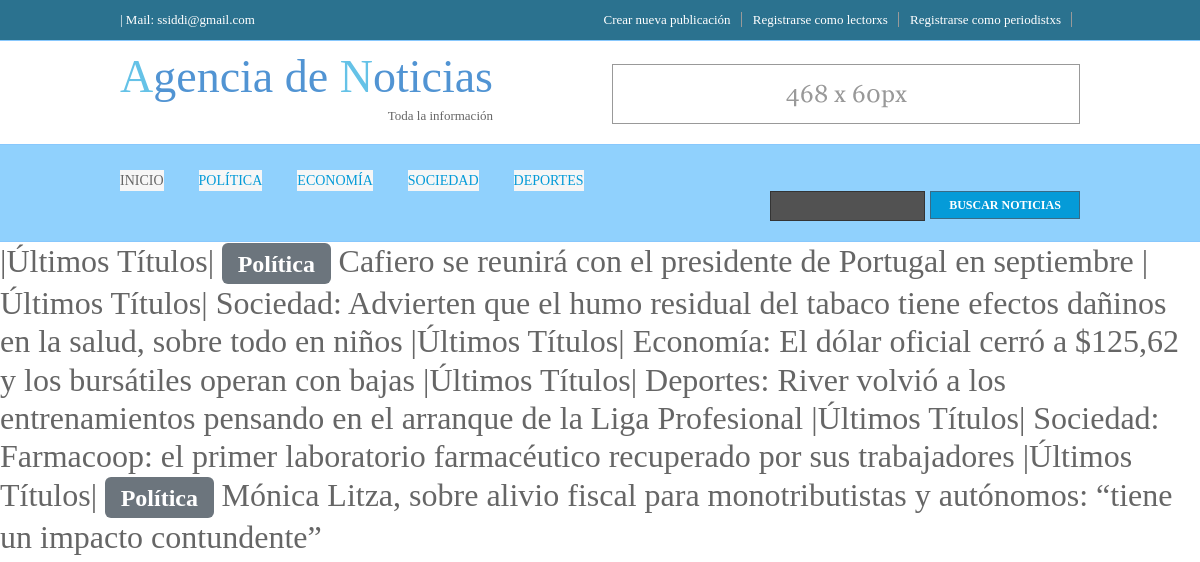
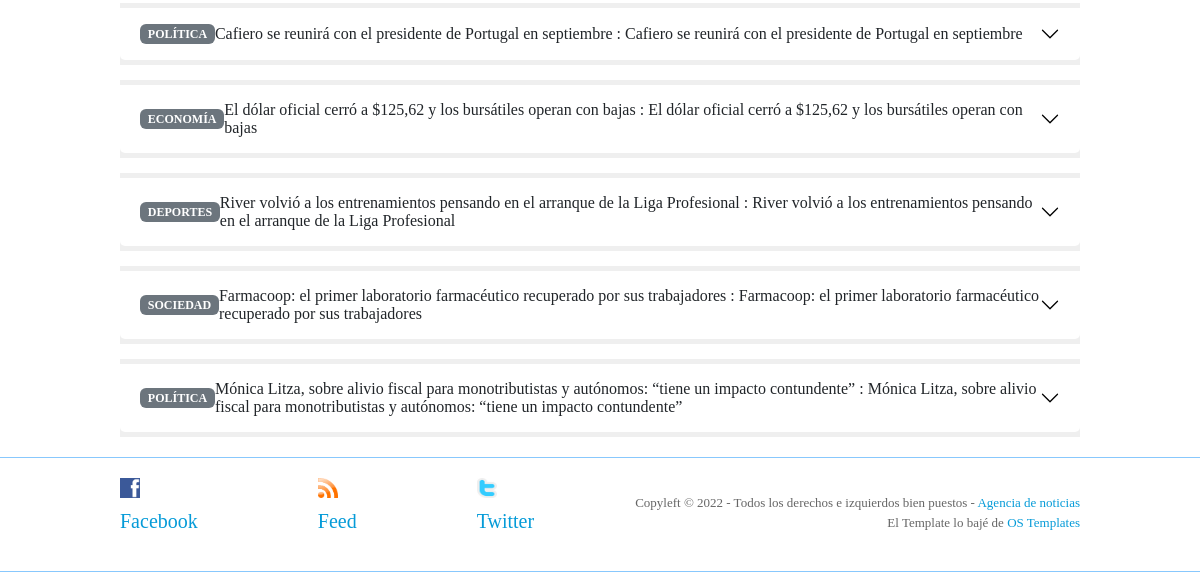
The app's page /, older data (2 pictures, top to bottom).
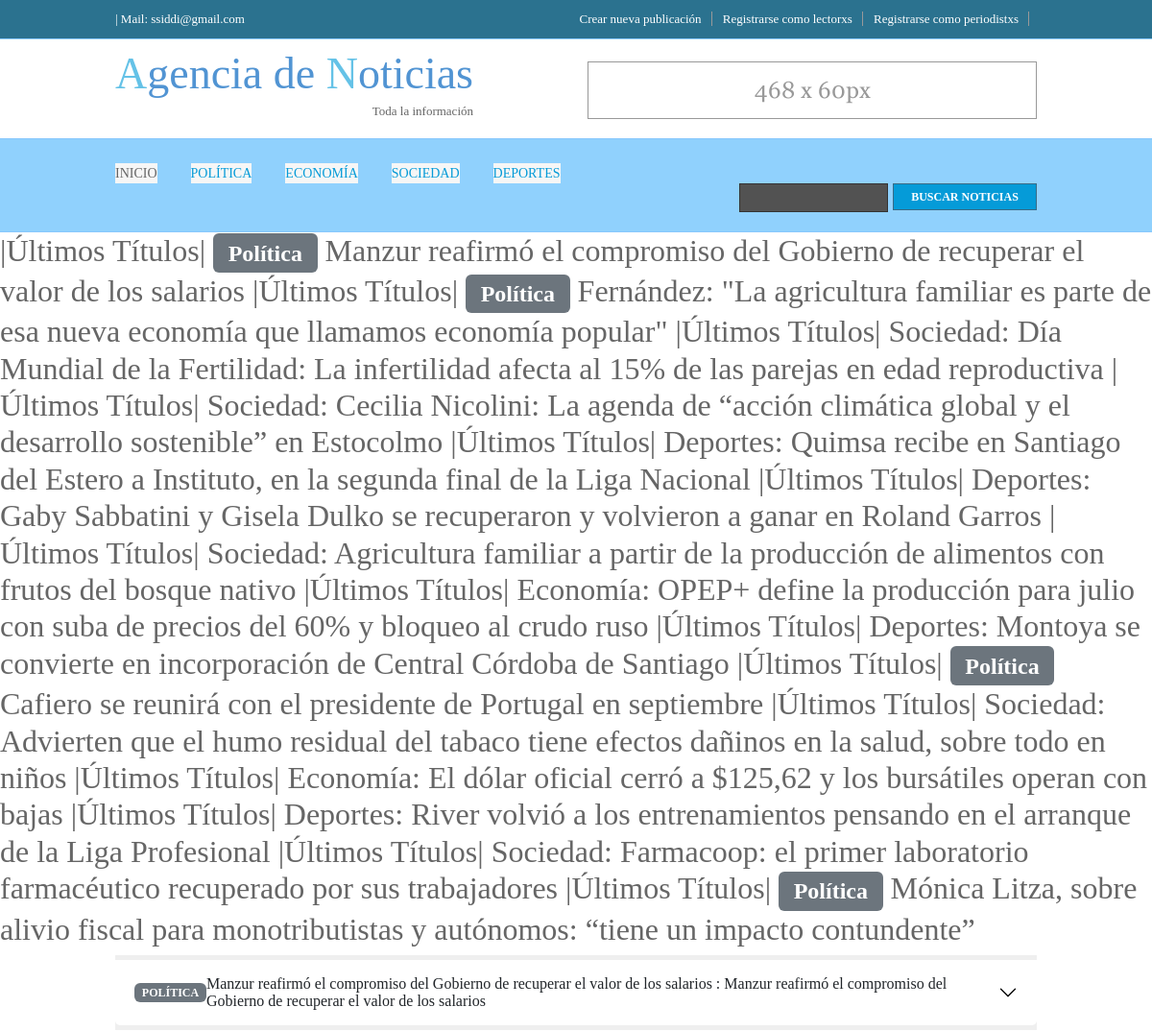
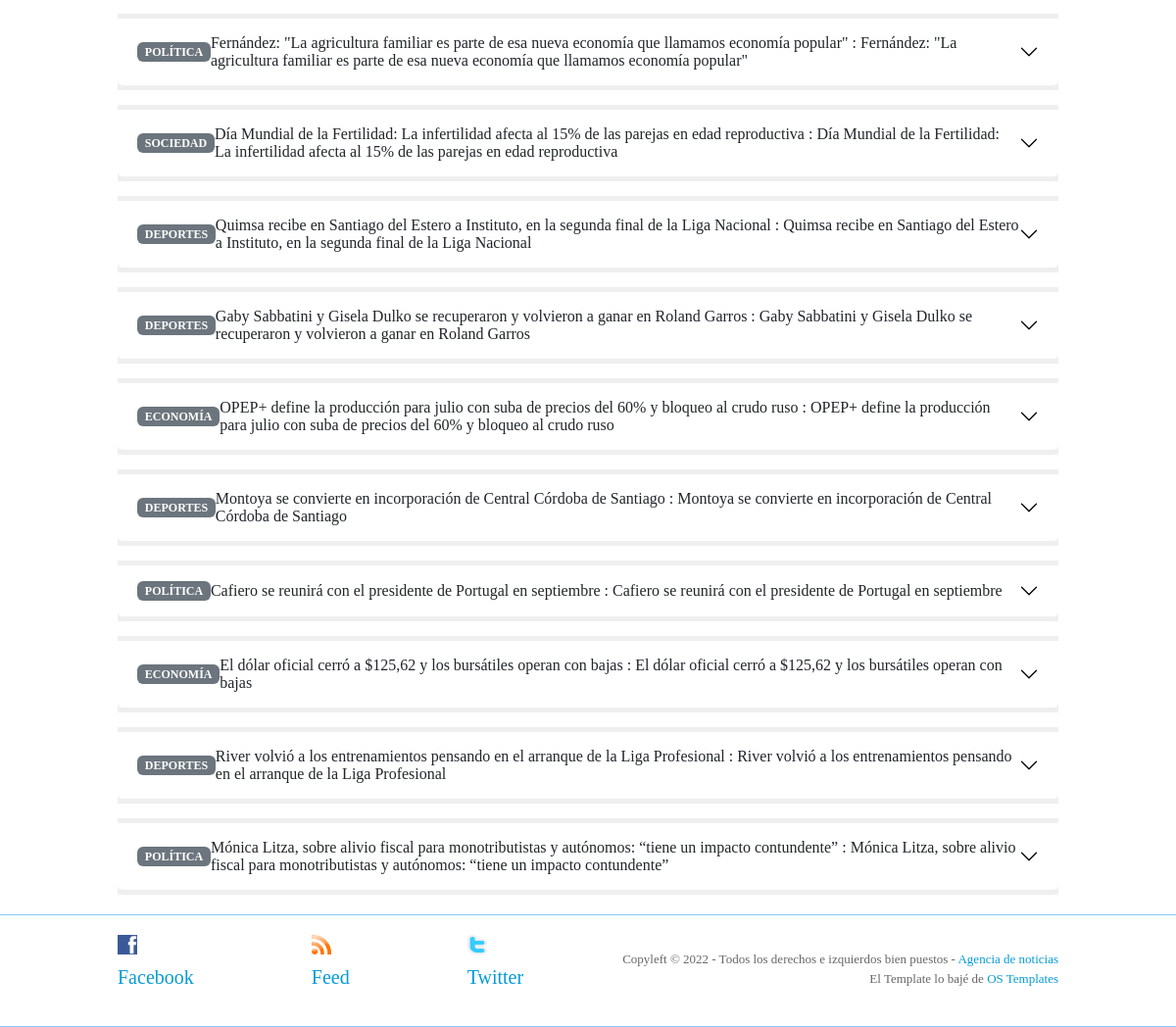
The same page, newer data (2 pictures, top to bottom).
### portal/models.py (models this page shows, shortened)
class Noticia(models.Model):
    seccion = models.CharField(max_length=50)
    titulo = models.CharField(max_length=140)
    bajada = models.CharField(max_length=100000)
    periodistxs = models.CharField(max_length=50)
    email_preiodistxs = models.EmailField()
    publicado = models.BooleanField()
    home = models.BooleanField()

### portal/views.py (the view)
# urls.py: path('',views.inicio ),
def inicio(request):
    noticias = Noticia.objects.all()
    dicc = {"noticias":noticias[::-1]}
    seccion = loader.get_template("index.html")
    documento=seccion.render(dicc)
    return HttpResponse(documento)

### portal/templates/index.html (shortened to what this page needs)
{% extends "padre.html" %}
{% load static %}
{% block contenido %}
<h2><marquee behavior="" direction="">
{% for n in noticias %}
|Últimos Títulos|
  {% if n.seccion == "politica" %}
    {% with secc="Política" %}
    <span class="badge bg-secondary">{{secc}}</span> {{n.titulo}}
    {% endwith %}
  {% elif n.seccion == "economia" %}
    {% with secc="Economía" %}
      {{secc}}: {{n.titulo}}
    {% endwith %}
  {% elif n.seccion == "sociedad" %}
    {% with secc="Sociedad" %}
      {{secc}}: {{n.titulo}}
    {% endwith %}
  {% elif n.seccion == "deportes" %}
    {% with secc="Deportes" %}
      {{secc}}: {{n.titulo}}
    {% endwith %}
  {% endif %}
{% endfor %}</marquee></h2>
<div class="wrapper">
  <div id="hpage_cats">
    <div class="accordion accordion-flush" id="accordionFlushExample">
      <div class="accordion-item">
        {% for n in noticias %}
        {% if n.home == True and n.publicado == True %}
        <h2 class="accordion-header" id="flush-headingOne">
          <button class="accordion-button collapsed" type="button" data-bs-toggle="collapse" data-bs-target="#flush-collapseOn{{n.id}}" aria-expanded="false" aria-controls="flush-collapseOn{{n.id}}">
            {% if n.seccion == "politica" %}
              {% with secc="POLÍTICA" %}
              <span class="badge bg-secondary">{{secc}}</span>  {{n.titulo}}
              {% endwith %}
            {% elif n.seccion == "economia" %}
              {% with secc="ECONOMÍA" %}
              <span class="badge bg-secondary">{{secc}}</span>  {{n.titulo}}
              {% endwith %}
            {% elif n.seccion == "sociedad" %}
              {% with secc="SOCIEDAD" %}
              <span class="badge bg-secondary">{{secc}}</span>  {{n.titulo}}
              {% endwith %}
            {% elif n.seccion == "deportes" %}
              {% with secc="DEPORTES" %}
              <span class="badge bg-secondary">{{secc}}</span>  {{n.titulo}}
              {% endwith %}
            {% endif %}: {{n.titulo}}
          </button>
        </h2>
      {% endif %}
      {% endfor %}
      </div>
    </div>
  </div>
</div>
{% endblock %}

Row changes from the older to the newer data that the page shows:
no longer on one of the page's lists (row edited): Noticia: seccion "SOCIEDAD", titulo "Farmacoop: el primer laboratorio farmacéutico recuperado por sus trabajadores"
added Noticia: secc "Política", titulo "Manzur reafirmó el compromiso del Gobierno de recuperar el valor de los salarios", secc "POLÍTICA"
added Noticia: secc "Política", titulo "Fernández: \"La agricultura familiar es parte de esa nueva economía que llamamos economía popular\"", secc "POLÍTICA"
added Noticia: seccion "Sociedad", titulo "Día Mundial de la Fertilidad: La infertilidad afecta al 15% de las parejas en edad reproductiva", seccion "SOCIEDAD"
added Noticia: seccion "Sociedad", titulo "Cecilia Nicolini: La agenda de “acción climática global y el desarrollo sostenible” en Estocolmo", shown under "gencia de oticias"
added Noticia: seccion "Deportes", titulo "Quimsa recibe en Santiago del Estero a Instituto, en la segunda final de la Liga Nacional", seccion "DEPORTES"
added Noticia: seccion "Deportes", titulo "Gaby Sabbatini y Gisela Dulko se recuperaron y volvieron a ganar en Roland Garros", seccion "DEPORTES"
added Noticia: seccion "Sociedad", titulo "Agricultura familiar a partir de la producción de alimentos con frutos del bosque nativo", shown under "gencia de oticias"
added Noticia: secc "Economía", titulo "OPEP+ define la producción para julio con suba de precios del 60% y bloqueo al crudo ruso", secc "ECONOMÍA"
added Noticia: seccion "Deportes", titulo "Montoya se convierte en incorporación de Central Córdoba de Santiago", seccion "DEPORTES"
